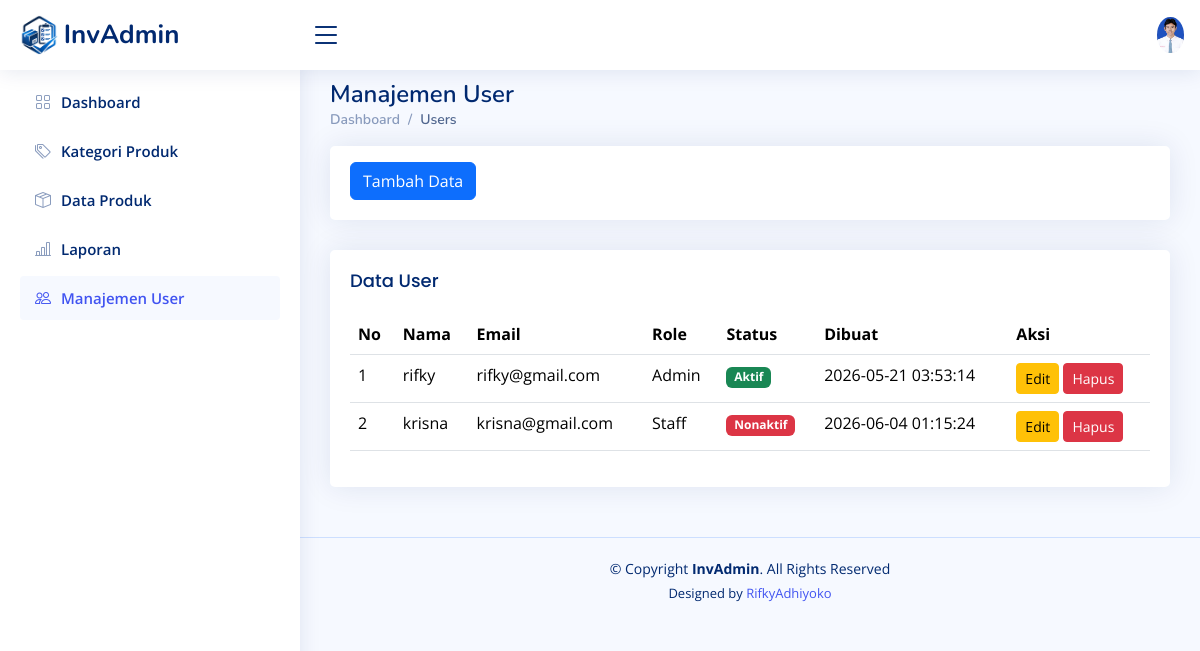
Screenshot of /users.php (signed in) with the database file from the repository.
### tables this page shows
CREATE TABLE `users` (
  `id` int(11) NOT NULL,
  `name` varchar(100) DEFAULT NULL,
  `email` varchar(100) DEFAULT NULL,
  `password` varchar(255) DEFAULT NULL,
  `role` enum('admin','staff') DEFAULT 'staff',
  `is_active` tinyint(1) DEFAULT 1,
  `created_at` timestamp NOT NULL DEFAULT current_timestamp()
);

### users.php (the view, shortened to what this page needs)
<!DOCTYPE html>
<html lang="en">
<head>
  <link href="assets/vendor/bootstrap/css/bootstrap.min.css" rel="stylesheet">
  <link href="assets/vendor/bootstrap-icons/bootstrap-icons.css" rel="stylesheet">
  <link href="assets/vendor/boxicons/css/boxicons.min.css" rel="stylesheet">
  <link href="assets/vendor/quill/quill.snow.css" rel="stylesheet">
  <link href="assets/vendor/quill/quill.bubble.css" rel="stylesheet">
  <link href="assets/vendor/remixicon/remixicon.css" rel="stylesheet">
  <link href="assets/vendor/simple-datatables/style.css" rel="stylesheet">
  <link href="assets/css/style.css" rel="stylesheet">
</head>
<body>
  <header id="header" class="header fixed-top d-flex align-items-center">
    <div class="d-flex align-items-center justify-content-between">
      <a href="index.php" class="logo d-flex align-items-center">
        <img src="assets/img/logo.png" alt="">
        <span class="d-none d-lg-block">InvAdmin</span>
      </a>
      <i class="bi bi-list toggle-sidebar-btn"></i>
    </div>
    <nav class="header-nav ms-auto">
      <ul class="d-flex align-items-center">
        <li class="nav-item dropdown pe-3">
          <a class="nav-link nav-profile d-flex align-items-center pe-0" href="#" data-bs-toggle="dropdown">
            <img src="assets/img/profile-img.jpg" alt="Profile" class="rounded-circle">
          </a>
        </li>
      </ul>
    </nav>
  </header>
   <aside id="sidebar" class="sidebar">
    <ul class="sidebar-nav" id="sidebar-nav">
      <li class="nav-item">
        <a class="nav-link collapsed" href="index.php">
          <i class="bi bi-grid"></i>
          <span>Dashboard</span>
        </a>
      </li>
      <li class="nav-item">
        <a class="nav-link collapsed" href="kategori_produk.php">
          <i class="bi bi-tags"></i>
          <span>Kategori Produk</span>
        </a>
      </li>
      <li class="nav-item">
        <a class="nav-link collapsed" href="produk.php">
          <i class="bi bi-box-seam"></i>
          <span>Data Produk</span>
        </a>
      </li>
      <li class="nav-item">
        <a class="nav-link collapsed" href="laporan.php">
          <i class="bi bi-bar-chart-line"></i>
          <span>Laporan</span>
        </a>
      </li>
      <li class="nav-item">
        <a class="nav-link " href="users.php">
          <i class="bi bi-people"></i>
          <span>Manajemen User</span>
        </a>
      </li>
    </ul>
  </aside>
  <main id="main" class="main">
    <div class="pagetitle">
      <h1>Manajemen User</h1>
      <nav>
        <ol class="breadcrumb">
          <li class="breadcrumb-item"><a href="index.html">Dashboard</a></li>
          <li class="breadcrumb-item active">Users</li>
        </ol>
      </nav>
    </div>
    <div class="row">
      <div class="col-lg-12">
        <div class="card">
          <div class="card-body mt-3">
            <a href="t_user.php" class="btn btn-primary">Tambah Data</a>
          </div>
        </div>
      </div>
    </div>
    <section class="section">
      <div class="row">
        <div class="col-lg-12">
          <div class="card">
            <div class="card-body">
              <h5 class="card-title">Data User</h5>
              <table class="table datatable">
                <thead>
                  <tr>
                    <th scope="col">No</th>
                    <th scope="col">Nama</th>
                    <th scope="col">Email</th>
                    <th scope="col">Role</th>
                    <th scope="col">Status</th>
                    <th scope="col">Dibuat</th>
                    <th scope="col">Aksi</th>
                  </tr>
                </thead>
                <tbody>
                <?php
                include 'koneksi.php';
                $no = 1;
                $sql = mysqli_query($conn, "SELECT * FROM users");
                while ($data = mysqli_fetch_array($sql)) {
                ?>
                <tr>
                  <td><?php echo $no++; ?></td>
                  <td><?php echo $data['name']; ?></td>
                  <td><?php echo $data['email']; ?></td>
                  <td><?php echo ucfirst($data['role']); ?></td>
                  <td>
                    <?php
                    if ($data['is_active'] == 1) {
                      echo '<span class="badge bg-success">Aktif</span>';
                    } else {
                      echo '<span class="badge bg-danger">Nonaktif</span>';
                    }
                    ?>
                  </td>
                  <td><?php echo date('Y-m-d H:i:s', strtotime($data['created_at'])); ?></td>
                  <td>
                    <a href="e_user.php?id=<?php echo $data['id']; ?>" class="btn btn-warning btn-sm">Edit</a>
                    <a href="h_user.php?id=<?php echo $data['id']; ?>" class="btn btn-danger btn-sm" onclick="return confirm('Apakah Anda yakin ingin menghapus user ini?')">Hapus</a>
                  </td>
                </tr>
                <?php } ?>
                </tbody>
              </table>
            </div>
          </div>
        </div>
      </div>
    </section>
  </main>
  <footer id="footer" class="footer">
    <div class="copyright">
      &copy; Copyright <strong><span>InvAdmin</span></strong>. All Rights Reserved
    </div>
    <div class="credits">
      Designed by <a href="https://www.instagram.com/mchrifkyadhiyoko/">RifkyAdhiyoko</a>
    </div>
  </footer>
</body>
</html>

### assets/css/style.css (style rules this page uses)
:root { scroll-behavior: smooth; }
body { font-family: "Open Sans", sans-serif; background: #f6f9ff; color: #444444; }
a { color: #4154f1; text-decoration: none; }
h1, h2, h3, h4, h5, h6 { font-family: "Nunito", sans-serif; }
#main { margin-top: 60px; padding: 20px 30px; transition: all 0.3s; }
.pagetitle { margin-bottom: 10px; }
.pagetitle h1 { font-size: 24px; margin-bottom: 0; font-weight: 600; color: #012970; }
.card { margin-bottom: 30px; border: none; border-radius: 5px; box-shadow: 0px 0 30px rgba(1, 41, 112, 0.1); }
.card-title { padding: 20px 0 15px 0; font-size: 18px; font-weight: 500; color: #012970; font-family: "Poppins", sans-serif; }
.card-body { padding: 0 20px 20px 20px; }
.breadcrumb { font-size: 14px; font-family: "Nunito", sans-serif; color: #899bbd; font-weight: 600; }
.breadcrumb a { color: #899bbd; transition: 0.3s; }
.breadcrumb .breadcrumb-item::before { color: #899bbd; }
.breadcrumb .active { color: #51678f; font-weight: 600; }
.logo { line-height: 1; }
@media (min-width: 1200px) { .logo { width: 280px; } }
.logo img { max-height: 40px; margin-right: 6px; }
.logo span { font-size: 26px; font-weight: 700; color: #012970; font-family: "Nunito", sans-serif; }
.header { transition: all 0.5s; z-index: 997; height: 70px; box-shadow: 0px 2px 20px rgba(1, 41, 112, 0.1); background-color: #fff; padding-left: 20px; }
.header .toggle-sidebar-btn { font-size: 32px; padding-left: 10px; cursor: pointer; color: #012970; }
.header-nav ul { list-style: none; }
.header-nav>ul { margin: 0; padding: 0; }
.header-nav .nav-profile { color: #012970; }
.header-nav .nav-profile img { max-height: 36px; }
.sidebar { position: fixed; top: 60px; left: 0; bottom: 0; width: 300px; z-index: 996; transition: all 0.3s; padding: 20px; overflow-y: auto; scrollbar-width: thin; scrollbar-color: #aab7cf transparent; box-shadow: 0px 0px 20px rgba(1, 41, 112, 0.1); background-color: #fff; }
@media (min-width: 1200px) { #main, #footer { margin-left: 300px; } }
.sidebar-nav { padding: 0; margin: 0; list-style: none; }
.sidebar-nav li { padding: 0; margin: 0; list-style: none; }
.sidebar-nav .nav-item { margin-bottom: 5px; }
.sidebar-nav .nav-link { display: flex; align-items: center; font-size: 15px; font-weight: 600; color: #4154f1; transition: 0.3; background: #f6f9ff; padding: 10px 15px; border-radius: 4px; }
.sidebar-nav .nav-link i { font-size: 16px; margin-right: 10px; color: #4154f1; }
.sidebar-nav .nav-link.collapsed { color: #012970; background: #fff; }
.sidebar-nav .nav-link.collapsed i { color: #899bbd; }
.footer { padding: 20px 0; font-size: 14px; transition: all 0.3s; border-top: 1px solid #cddfff; }
.footer .copyright { text-align: center; color: #012970; }
.footer .credits { padding-top: 5px; text-align: center; font-size: 13px; color: #012970; }

### rows the page displays
users: name "rifky", email "rifky@gmail.com", role "Admin", is_active "Aktif", created_at "2026-05-21 03:53:14"
users: name "krisna", email "krisna@gmail.com", role "Staff", is_active "Nonaktif", created_at "2026-06-04 01:15:24"
